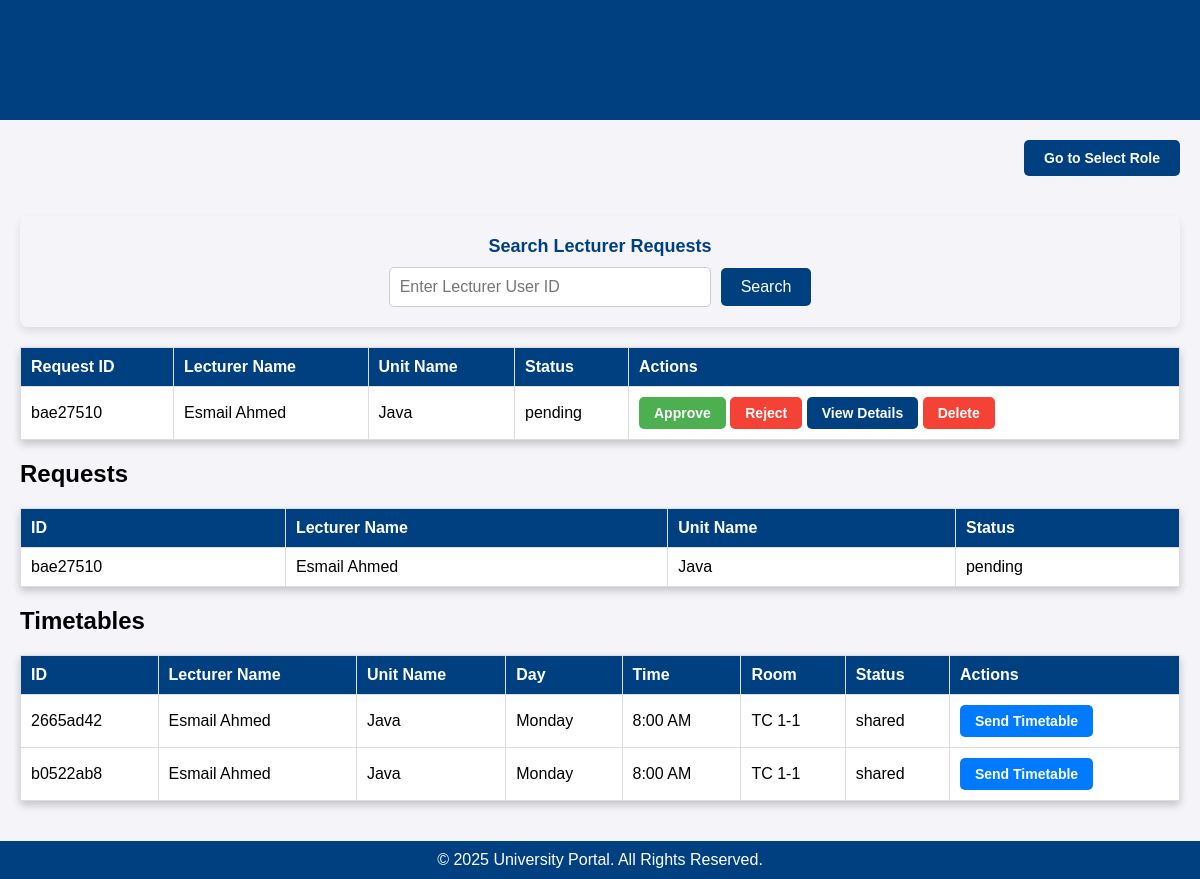
The page /dashboard/timetabler on the database its author committed.
### tables this page shows
CREATE TABLE timetable_requests (
                id TEXT PRIMARY KEY,
                lecturer_id INTEGER NOT NULL,
                lecturer_name STRING NOT NULL,
                course_id INTEGER,
                unit_name TEXT NOT NULL,
                room_available TEXT NOT NULL DEFAULT 'Unknown',
                student_count INTEGER NOT NULL,
                preferred_days TEXT,
                preferred_times TEXT,
                additional_notes TEXT,
                status TEXT DEFAULT 'pending',
                created_at TEXT DEFAULT CURRENT_TIMESTAMP,
                timetable_id STRING,
                FOREIGN KEY(lecturer_id) REFERENCES users(id)
            );

CREATE TABLE timetables (
                id TEXT PRIMARY KEY,
                lecturer_id TEXT NOT NULL,
                unit_name TEXT NOT NULL,
                lecturer_name TEXT NOT NULL,
                request_id TEXT NOT NULL,
                day TEXT,
                time TEXT,
                room TEXT NOT NULL DEFAULT 'Unknown',
                student_count INTEGER NOT NULL,
                status TEXT DEFAULT 'draft',
                created_at TEXT DEFAULT CURRENT_TIMESTAMP,
                modified_at TEXT DEFAULT CURRENT_TIMESTAMP
            );

### app.py (the view)
@app.route('/dashboard/timetabler')
def timetabler_dashboard():
    with get_db_connection() as conn:
        requests = conn.execute('''
            SELECT id, lecturer_name, unit_name, status
            FROM timetable_requests
        ''').fetchall()
        timetables = conn.execute('''
            SELECT id, lecturer_name, unit_name, day, time, room, status
            FROM timetables
        ''').fetchall()
    return render_template('timetabler_dashboard.html', requests=requests, timetables=timetables)

### app.py (called while the page is built)
def get_db_connection():
    conn = sqlite3.connect('projo.db')  # Ensure this matches your database file
    conn.row_factory = sqlite3.Row  # Allows accessing columns by name
    return conn

### templates/timetabler_dashboard.html (shortened to what this page needs)
<!DOCTYPE html>
<html lang="en">
<head>
</head>
<body>
    <header>
        <h1>Time Tabler Dashboard</h1>
    </header>
    <form action="/select-role" method="GET" style="text-align: right; margin: 20px;">
        <button type="submit" class="role-btn">Go to Select Role</button>
    </form>
    <main>
        <div class="search-container">
            <form action="/dashboard/timetabler/search" method="GET" class="search-form">
                <label for="lecturer_id" class="search-label">Search Lecturer Requests</label>
                <div class="search-input-group">
                    <input type="text" id="lecturer_id" name="lecturer_id" class="search-input" placeholder="Enter Lecturer User ID" required>
                    <button type="submit" class="search-btn">Search</button>
                </div>
            </form>
        </div>
        <table>
            <tr>
                <th>Request ID</th>
                <th>Lecturer Name</th>
                <th>Unit Name</th>
                <th>Status</th>
                <th>Actions</th>
            </tr>
            {% for request in requests %}
            <tr id="request-{{ request.id }}">
                <td>{{ request.id }}</td>
                <td>{{ request.lecturer_name }}</td>
                <td>{{ request.unit_name }}</td>
                <td>{{ request.status }}</td>
                <td>
                    <form method="POST" action="/request/approve/{{ request.id }}" style="display: inline;">
                        <button type="submit" class="approve-btn">Approve</button>
                    </form>
                    <form method="POST" action="/request/reject/{{ request.id }}" style="display: inline;">
                        <button type="submit" class="reject-btn">Reject</button>
                    </form>
                    <a href="/dashboard/timetabler/view/{{ request.id }}" class="view-details-btn">View Details</a>
                    <form method="POST" action="/request/delete/{{ request.id }}" style="display: inline;">
                        <button type="submit" class="delete-btn">Delete</button>
                    </form>
                </td>
            </tr>
            {% endfor %}
        </table>
        <section>
            <h2>Requests</h2>
            <table>
                <tr>
                    <th>ID</th>
                    <th>Lecturer Name</th>
                    <th>Unit Name</th>
                    <th>Status</th>
                </tr>
                {% for request in requests %}
                <tr>
                    <td>{{ request.id }}</td>
                    <td>{{ request.lecturer_name }}</td>
                    <td>{{ request.unit_name }}</td>
                    <td>{{ request.status }}</td>
                </tr>
                {% endfor %}
            </table>
        </section>
        <section>
            <h2>Timetables</h2>
            <table>
                <tr>
                    <th>ID</th>
                    <th>Lecturer Name</th>
                    <th>Unit Name</th>
                    <th>Day</th>
                    <th>Time</th>
                    <th>Room</th>
                    <th>Status</th>
                    <th>Actions</th>
                </tr>
                {% for timetable in timetables %}
                <tr>
                    <td>{{ timetable.id }}</td>
                    <td>{{ timetable.lecturer_name }}</td>
                    <td>{{ timetable.unit_name }}</td>
                    <td>{{ timetable.day }}</td>
                    <td>{{ timetable.time }}</td>
                    <td>{{ timetable.room }}</td>
                    <td>{{ timetable.status }}</td>
                    <td>
                        <form method="POST" action="/timetable/send/{{ timetable.id }}" style="display: inline;">
                            <button type="submit" class="send-btn">Send Timetable</button>
                        </form>
                    </td>
                </tr>
                {% endfor %}
            </table>
        </section>
    </main>
    <footer>
        &copy; 2025 University Portal. All Rights Reserved.
    </footer>
</body>
</html>

### templates/timetabler_dashboard.html (style rules this page uses)
body { font-family: Arial, sans-serif; background-color: #f4f4f9; margin: 0; padding: 0; display: flex; flex-direction: column; min-height: 100vh; }
header { background-color: #004080; color: white; padding: 20px; text-align: center; }
main { flex: 1; padding: 20px; }
h1 { color: #004080; text-align: center; }
table { width: 100%; border-collapse: collapse; margin-top: 20px; background-color: white; box-shadow: 0 4px 8px rgba(0, 0, 0, 0.2); margin-bottom: 20px; }
th, td { padding: 10px; text-align: left; border: 1px solid #ddd; }
th { background-color: #004080; color: white; }
button { background-color: #004080; color: white; border: none; padding: 5px 10px; border-radius: 5px; cursor: pointer; }
footer { background-color: #004080; color: white; text-align: center; padding: 10px 0; position: relative; bottom: 0; width: 100%; }
.approve-btn { background-color: #4CAF50; color: white; border: none; padding: 8px 15px; cursor: pointer; border-radius: 5px; font-size: 14px; font-weight: bold; transition: background-color 0.3s ease; }
.reject-btn { background-color: #f44336; color: white; border: none; padding: 8px 15px; cursor: pointer; border-radius: 5px; font-size: 14px; font-weight: bold; transition: background-color 0.3s ease; }
.delete-btn { background-color: #dc3545; color: white; border: none; padding: 5px 10px; border-radius: 5px; cursor: pointer; }
.search-btn { background-color: #007bff; color: white; border: none; padding: 5px 10px; border-radius: 5px; cursor: pointer; }
.search-container { background-color: #f4f4f9; padding: 20px; border-radius: 8px; box-shadow: 0 4px 8px rgba(0, 0, 0, 0.1); margin-bottom: 20px; text-align: center; }
.search-form { display: flex; flex-direction: column; align-items: center; }
.search-label { font-size: 18px; font-weight: bold; color: #004080; margin-bottom: 10px; }
.search-input-group { display: flex; align-items: center; gap: 10px; }
.search-input { width: 300px; padding: 10px; border: 1px solid #ccc; border-radius: 5px; font-size: 16px; }
.search-btn { background-color: #004080; color: white; border: none; padding: 10px 20px; border-radius: 5px; font-size: 16px; cursor: pointer; transition: background-color 0.3s ease; }
.view-details-btn { display: inline-block; text-decoration: none; background-color: #004080; color: white; padding: 8px 15px; border-radius: 5px; font-size: 14px; font-weight: bold; text-align: center; transition: background-color 0.3s ease; }
.delete-btn { background-color: #f44336; color: white; border: none; padding: 8px 15px; cursor: pointer; border-radius: 5px; font-size: 14px; font-weight: bold; transition: background-color 0.3s ease; }
.send-btn { background-color: #007bff; color: white; border: none; padding: 8px 15px; cursor: pointer; border-radius: 5px; font-size: 14px; font-weight: bold; transition: background-color 0.3s ease; }
.role-btn { background-color: #004080; color: white; border: none; padding: 10px 20px; cursor: pointer; border-radius: 5px; font-size: 14px; font-weight: bold; transition: background-color 0.3s ease; }

### rows shown on the page
timetable_requests: id "bae27510", lecturer_name "Esmail Ahmed", unit_name "Java", status "pending"
timetables: id "2665ad42", lecturer_name "Esmail Ahmed", unit_name "Java", day "Monday", time "8:00 AM", room "TC 1-1", status "shared"
timetables: id "b0522ab8", lecturer_name "Esmail Ahmed", unit_name "Java", day "Monday", time "8:00 AM", room "TC 1-1", status "shared"
